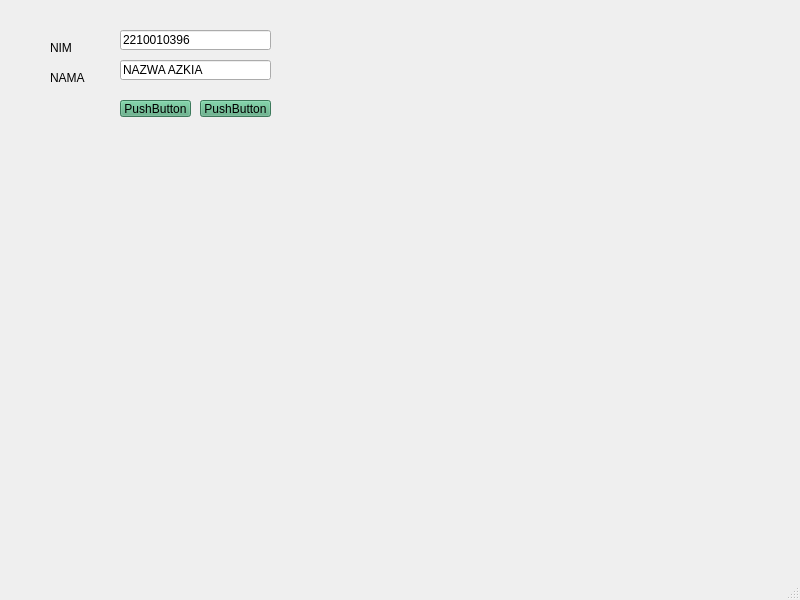
<?xml version="1.0" encoding="UTF-8"?>
<ui version="4.0">
 <class>MainWindow</class>
 <widget class="QMainWindow" name="MainWindow">
  <property name="geometry">
   <rect>
    <x>0</x>
    <y>0</y>
    <width>800</width>
    <height>600</height>
   </rect>
  </property>
  <property name="windowTitle">
   <string>MainWindow</string>
  </property>
  <widget class="QWidget" name="centralwidget">
   <widget class="QLabel" name="label_1">
    <property name="geometry">
     <rect>
      <x>50</x>
      <y>40</y>
      <width>61</width>
      <height>16</height>
     </rect>
    </property>
    <property name="text">
     <string>NIM</string>
    </property>
   </widget>
   <widget class="QLabel" name="label_2">
    <property name="geometry">
     <rect>
      <x>50</x>
      <y>70</y>
      <width>61</width>
      <height>16</height>
     </rect>
    </property>
    <property name="text">
     <string>NAMA</string>
    </property>
   </widget>
   <widget class="QPushButton" name="pushButton">
    <property name="geometry">
     <rect>
      <x>120</x>
      <y>100</y>
      <width>71</width>
      <height>17</height>
     </rect>
    </property>
    <property name="styleSheet">
     <string notr="true">background-color: rgb(85, 170, 127);</string>
    </property>
    <property name="text">
     <string>PushButton</string>
    </property>
   </widget>
   <widget class="QPushButton" name="pushButton_2">
    <property name="geometry">
     <rect>
      <x>200</x>
      <y>100</y>
      <width>71</width>
      <height>17</height>
     </rect>
    </property>
    <property name="styleSheet">
     <string notr="true">background-color: rgb(85, 170, 127);</string>
    </property>
    <property name="text">
     <string>PushButton</string>
    </property>
   </widget>
   <widget class="QLineEdit" name="lineEdit">
    <property name="geometry">
     <rect>
      <x>120</x>
      <y>30</y>
      <width>151</width>
      <height>20</height>
     </rect>
    </property>
    <property name="text">
     <string>2210010396</string>
    </property>
   </widget>
   <widget class="QLineEdit" name="lineEdit_2">
    <property name="geometry">
     <rect>
      <x>120</x>
      <y>60</y>
      <width>151</width>
      <height>20</height>
     </rect>
    </property>
    <property name="text">
     <string>NAZWA AZKIA</string>
    </property>
   </widget>
  </widget>
  <widget class="QMenuBar" name="menubar">
   <property name="geometry">
    <rect>
     <x>0</x>
     <y>0</y>
     <width>800</width>
     <height>18</height>
    </rect>
   </property>
  </widget>
  <widget class="QStatusBar" name="statusbar"/>
 </widget>
 <resources/>
 <connections/>
</ui>
